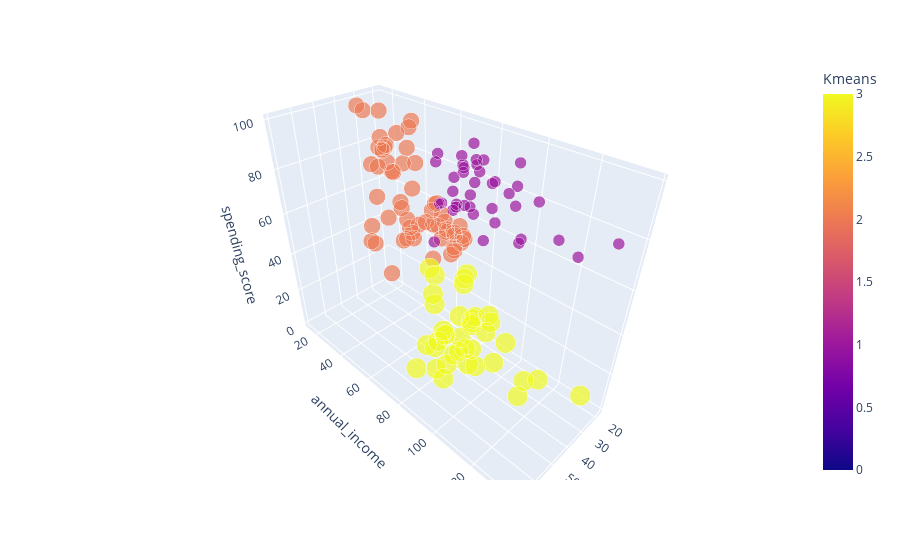

This figure's notebook cell:
### Code cell
fig = px.scatter_3d(df, x='age', y='annual_income', z='spending_score', size ='Kmeans',color="Kmeans")
fig.show()

### Figure 1 — Plotly figure (JSON) as saved in the notebook; plotly's stock layout.template omitted (floating-point values rounded to 4 significant figures; data arrays with more than 128 entries replaced by an {"elided": "..."} marker saying what was removed)
{"data": [{"hovertemplate": "age=%{x}<br>annual_income=%{y}<br>spending_score=%{z}<br>Kmeans=%{marker.color}<extra></extra>", "legendgroup": "", "marker": {"color": {"elided": "200 int values"}, "coloraxis": "coloraxis", "size": {"elided": "200 int values"}, "sizemode": "area", "sizeref": 0.0075, "symbol": "circle"}, "mode": "markers", "name": "", "scene": "scene", "showlegend": false, "type": "scatter3d", "x": {"elided": "200 int values"}, "y": {"elided": "200 int values"}, "z": {"elided": "200 int values"}}], "layout": {"coloraxis": {"colorbar": {"title": {"text": "Kmeans"}}, "colorscale": [[0, "#0d0887"], [0.1111, "#46039f"], [0.2222, "#7201a8"], [0.3333, "#9c179e"], [0.4444, "#bd3786"], [0.5556, "#d8576b"], [0.6667, "#ed7953"], [0.7778, "#fb9f3a"], [0.8889, "#fdca26"], [1, "#f0f921"]]}, "legend": {"itemsizing": "constant", "tracegroupgap": 0}, "margin": {"t": 60}, "scene": {"domain": {"x": [0, 1], "y": [0, 1]}, "xaxis": {"title": {"text": "age"}}, "yaxis": {"title": {"text": "annual_income"}}, "zaxis": {"title": {"text": "spending_score"}}}}}
